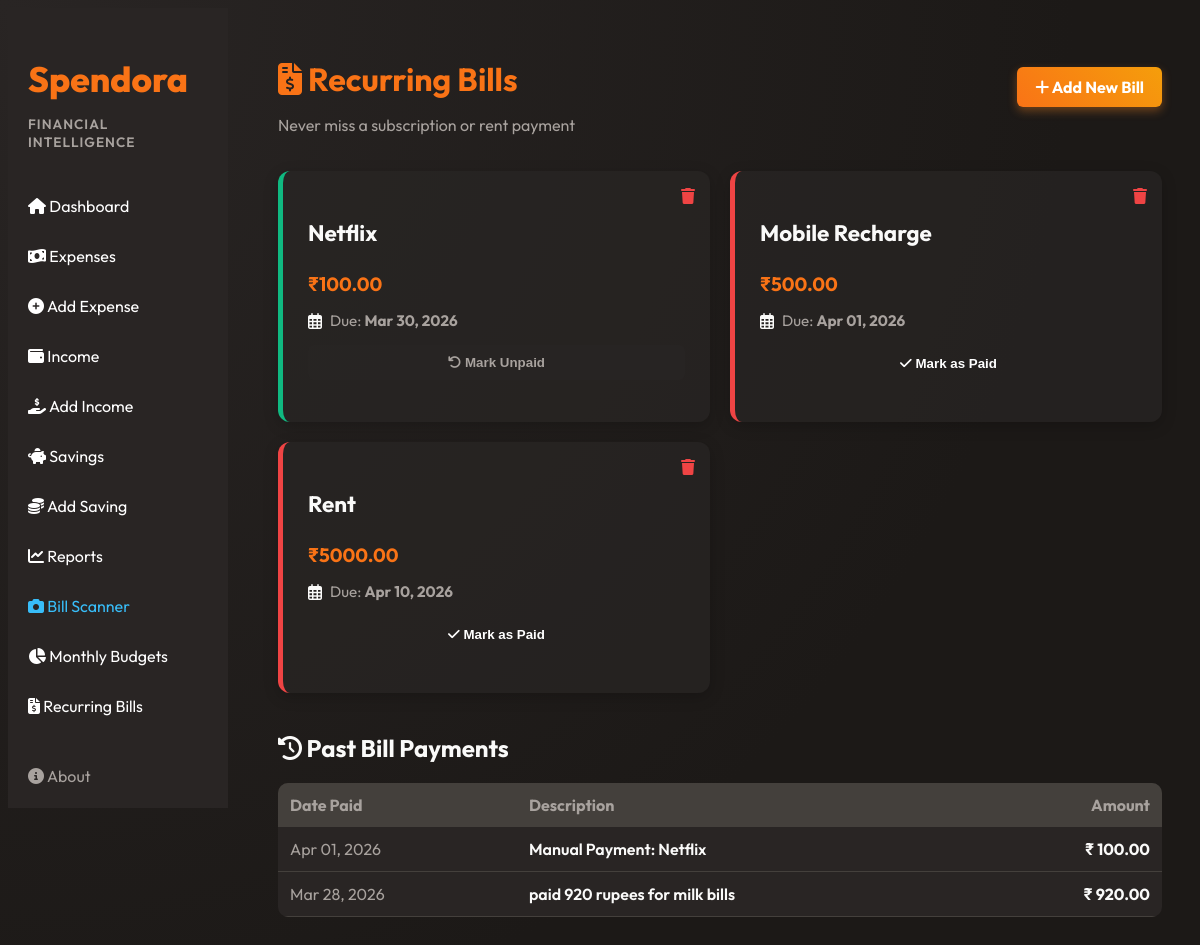
Page /bills/ (signed in) on the earlier database version.
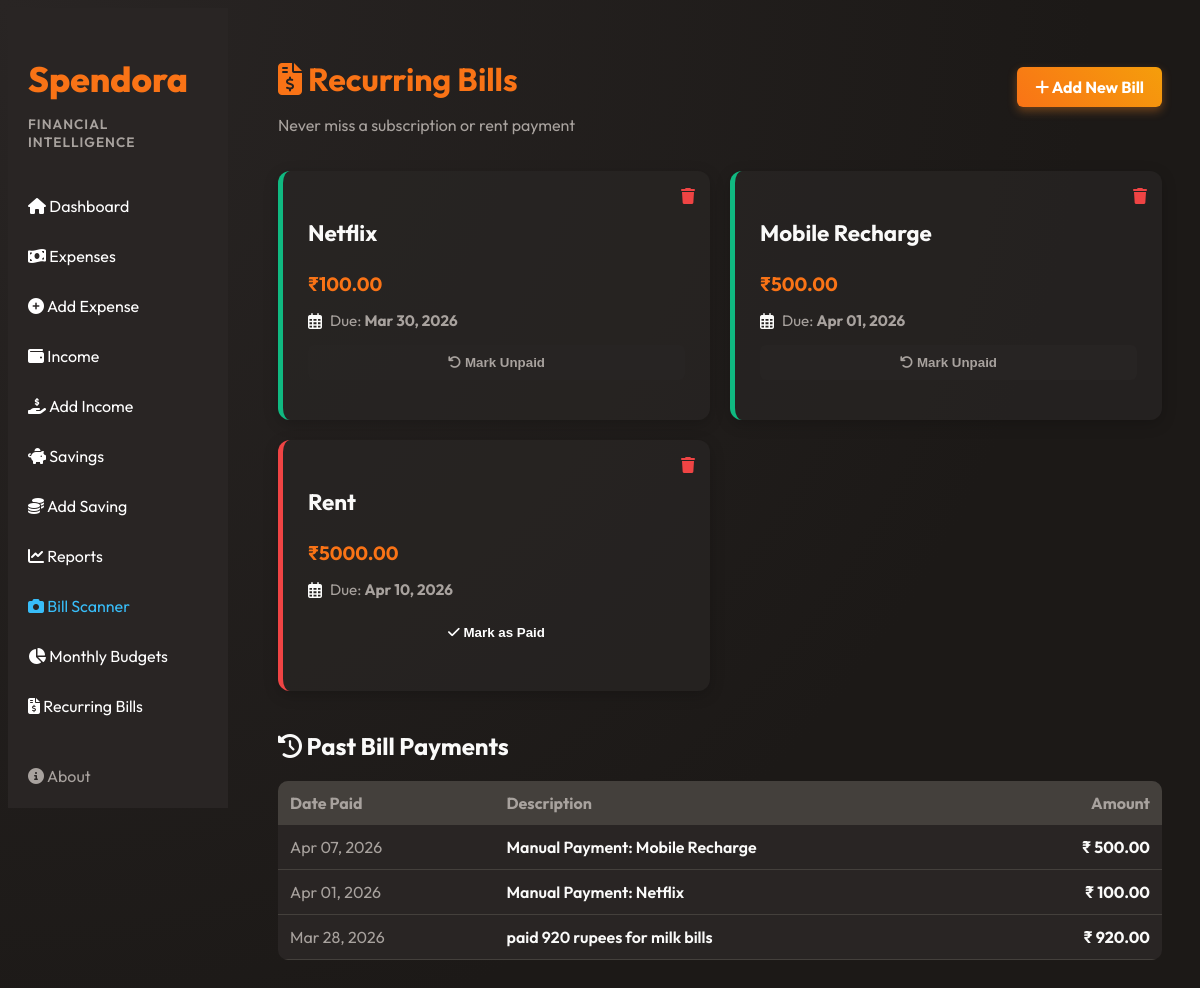
Same page on the later database version.
### tracker/models.py (models this page shows, shortened)
class BillReminder(models.Model):
    user = models.ForeignKey(User, on_delete=models.CASCADE)
    title = models.CharField(max_length=200)
    amount = models.DecimalField(max_digits=10, decimal_places=2, null=True, blank=True)
    due_date = models.DateField()
    is_recurring = models.BooleanField(default=False)
    is_paid = models.BooleanField(default=False)

class Expense(models.Model):
    user = models.ForeignKey(User, on_delete=models.CASCADE)
    amount = models.DecimalField(max_digits=10, decimal_places=2)
    category = models.ForeignKey(Category, on_delete=models.CASCADE)
    description = models.TextField(blank=True)
    date = models.DateField(default=timezone.now)

### tracker/views.py (the view)
# urls.py: path('bills/', views.bills_list, name='bills_list'),
@login_required
def bills_list(request):
    bills = BillReminder.objects.filter(user=request.user).order_by('due_date')
    past_payments = Expense.objects.filter(user=request.user, category__name__iexact="Bills").order_by('-date')
    return render(request, 'bills.html', {'bills': bills, 'past_payments': past_payments})

### templates/bills.html (shortened to what the changed rows need)
{% extends "base.html" %}
{% block content %}
<div class="dashboard-header" style="display:flex; justify-content:space-between; align-items:center; margin-bottom: 20px;">
    <div>
        <h1 style="color: var(--accent-orange);"><i class="fas fa-file-invoice-dollar"></i> Recurring Bills</h1>
    </div>
</div>
<div class="features-grid" style="display: grid; grid-template-columns: repeat(auto-fill, minmax(300px, 1fr)); gap: 20px;">
    {% for bill in bills %}
    <div class="feature-card" style="background: var(--card-bg); padding: 25px; border-radius: 12px; box-shadow: 0 4px 15px rgba(0,0,0,0.2); border-left: 5px solid {% if bill.is_paid %}var(--success){% else %}var(--danger){% endif %}; position: relative;">
        <a href="{% url 'delete_bill' bill.id %}" onclick="return confirm('Delete this bill reminder?')" style="position: absolute; top: 15px; right: 15px; color: var(--danger); text-decoration: none;">
            <i class="fas fa-trash"></i>
        </a>
        <h3 style="color: var(--text-light); margin-bottom: 5px; font-size: 1.4rem;">{{ bill.title }}</h3>
        <h4 style="color: var(--accent-orange); margin-bottom: 15px; font-size: 1.2rem;">₹{{ bill.amount }}</h4>
        <div style="display:flex; align-items: center; margin-bottom: 15px;">
            <i class="far fa-calendar-alt text-muted" style="margin-right: 8px;"></i>
            <span style="color: var(--text-muted); font-size: 0.95rem;">Due: <strong>{{ bill.due_date|date:"M d, Y" }}</strong></span>
        </div>
        <form action="{% url 'toggle_bill' bill.id %}" method="post" style="margin:0;">
            <button type="submit" class="btn" style="width: 100%; border:none; padding: 10px; border-radius: 6px; font-weight: bold; background: {% if bill.is_paid %}var(--card-bg){% else %}linear-gradient(45deg, var(--success), var(--accent-green)){% endif %}; color: {% if bill.is_paid %}var(--text-muted){% else %}#fff{% endif %}; border: 1px solid {% if bill.is_paid %}var(--border-color){% else %}transparent{% endif %};">
                {% if bill.is_paid %}
                    <i class="fas fa-undo"></i> Mark Unpaid
                {% else %}
                    <i class="fas fa-check"></i> Mark as Paid
                {% endif %}
            </button>
        </form>
    </div>
    {% empty %}
    <div style="text-align:left; padding: 20px; color: var(--text-muted); grid-column: 1 / -1;">
        <i class="fas fa-receipt fa-2x" style="margin-bottom:15px; opacity:0.3;"></i>
        <p>No recurring bills or subscriptions scheduled. Add one to keep track!</p>
    </div>
    {% endfor %}
</div>
<div class="past-payments-section" style="margin-top: 40px;">
    <h2 style="color: var(--text-light); margin-bottom: 20px;"><i class="fas fa-history"></i> Past Bill Payments</h2>
    {% if past_payments %}
    <table class="expense-table" style="border-radius:10px; overflow:hidden; width: 100%; border-collapse: collapse;">
        <thead>
            <tr style="background: var(--card-bg);">
                <th style="padding: 12px; text-align: left; color: var(--text-muted);">Date Paid</th>
                <th style="padding: 12px; text-align: left; color: var(--text-muted);">Description</th>
                <th style="padding: 12px; text-align: right; color: var(--text-muted);">Amount</th>
            </tr>
        </thead>
        <tbody>
            {% for payment in past_payments %}
            <tr style="border-bottom: 1px solid rgba(255,255,255,0.05);">
                <td style="padding: 12px; color:var(--text-muted);">{{ payment.date|date:"M d, Y" }}</td>
                <td style="padding: 12px; font-weight:600; color:var(--text-light);">{{ payment.description }}</td>
                <td style="padding: 12px; text-align:right; font-weight:bold; color: var(--text-light);">₹ {{ payment.amount }}</td>
            </tr>
            {% endfor %}
        </tbody>
    </table>
    {% else %}
    <div style="background: var(--card-bg); padding: 20px; border-radius: 8px; text-align: center;">
        <p style="color: var(--text-muted); margin: 0;">No past bill payments recorded.</p>
    </div>
    {% endif %}
</div>
<link rel="stylesheet" href="https://cdnjs.cloudflare.com/ajax/libs/font-awesome/6.4.0/css/all.min.css">
{% endblock %}

Differences in the rows shown:
changed BillReminder "Mobile Recharge": is_paid "Mark as Paid" → "Mark Unpaid"
added Expense: date "Apr 07, 2026", description "Manual Payment: Mobile Recharge", amount "500.00"
